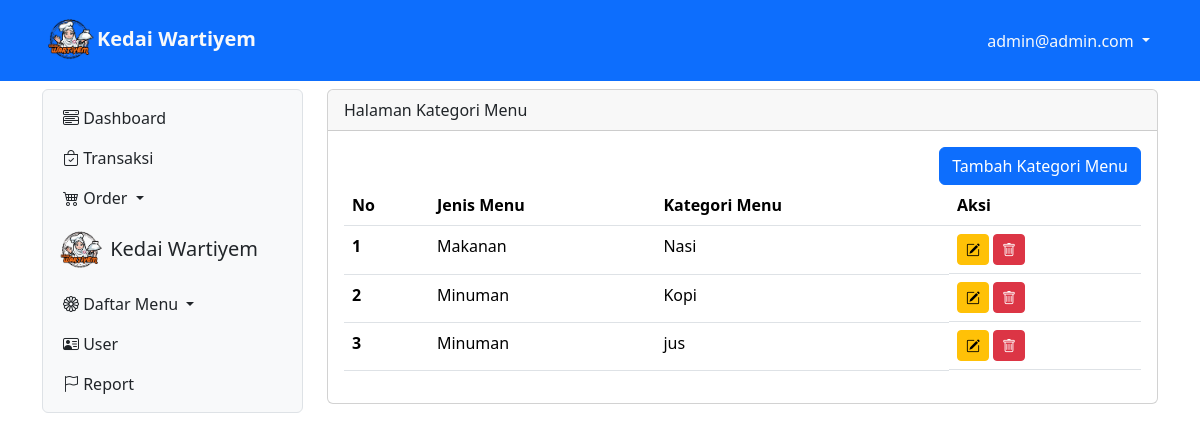
The page /app/kategori (signed in) on the database its author committed.
### tables this page shows
CREATE TABLE `tb_kategori_menu` (
  `id_kat_menu` int(11) NOT NULL,
  `jenis_menu` int(11) DEFAULT NULL,
  `kategori_menu` varchar(50) DEFAULT NULL
);

### app/Kategori.php (the view, shortened to what this page needs)
<?php
include "../proses/connect.php";
$query = mysqli_query($conn, "SELECT * FROM tb_kategori_menu");
while ($record = mysqli_fetch_array($query)) {
    $result[] = $record;
}
?>
<div class="col-lg-9 mt-2">
    <div class="card">
        <div class="card-header">
            Halaman Kategori Menu
        </div>
        <div class="card-body">
            <div class="row">
                <div class="col d-flex justify-content-end">
                    <button class="btn btn-primary" data-bs-toggle="modal" data-bs-target="#ModalTambahUser"> Tambah Kategori Menu</button>
                </div>
            </div>
            <?php
            if (empty($result)) {
                echo "Data user tidak ada";
            } else {
            ?>
                <div class="table-responsive">
                    <table class="table table-hover">
                        <thead>
                            <tr>
                                <th scope="col">No</th>
                                <th scope="col">Jenis Menu</th>
                                <th scope="col">Kategori Menu</th>
                                <th scope="col">Aksi</th>
                            </tr>
                        </thead>
                        <tbody>
                            <?php
                            $no = 1;
                            foreach ($result as $row) {
                            ?>
                                <tr>
                                    <th scope="row"><?php echo $no++ ?></th>
                                    <td><?php echo ($row['jenis_menu']==1) ? "Makanan" : "Minuman"?></td>
                                    <td><?php echo $row['kategori_menu'] ?></td>
                                    <td class="d-flex">
                                        <button class="btn btn-warning btn-sm me-1" data-bs-toggle="modal" data-bs-target="#ModalEdit<?php echo $row['id_kat_menu'] ?>"><i class="bi bi-pencil-square"></i></button>
                                        <button class="btn btn-danger btn-sm me-1" data-bs-toggle="modal" data-bs-target="#ModalDelete<?php echo $row['id_kat_menu'] ?>"><i class="bi bi-trash"></i></button>
                                    </td>
                                </tr>
                            <?php
                            }
                            ?>
                        </tbody>
                    </table>
                </div>
            <?php
            }
            ?>
        </div>
    </div>
</div>

### rows shown on the page
tb_kategori_menu: jenis_menu "Makanan", kategori_menu "Nasi"
tb_kategori_menu: jenis_menu "Minuman", kategori_menu "Kopi"
tb_kategori_menu: jenis_menu "Minuman", kategori_menu "jus"

### other values the page prints
$_SESSION['username_kedai'] "admin@admin.com"
